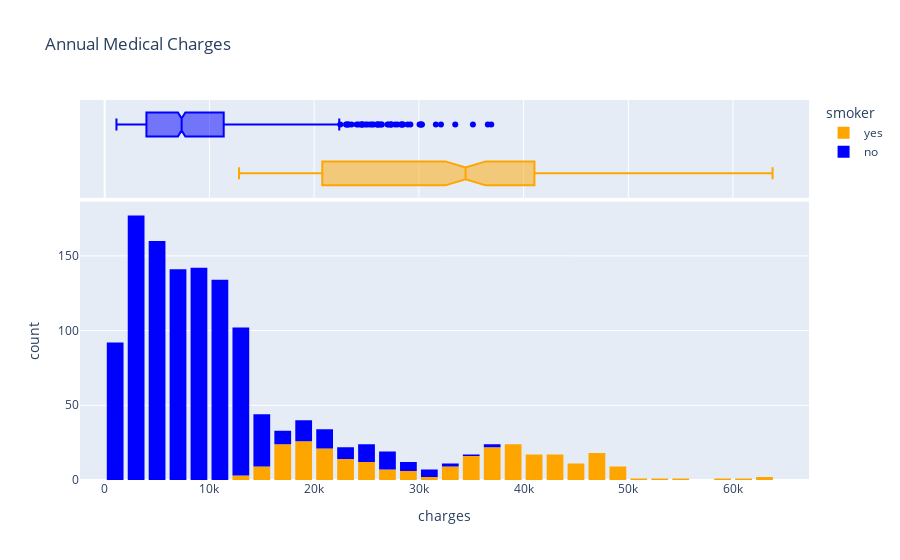

The notebook cell saved with this chart:
### Code cell
# Charges Plotting against smoking habits
fig=px.histogram(medical_df,
                 x='charges',
                 marginal='box',
                 color='smoker',
                 color_discrete_sequence=['orange','blue'],
                 title='Annual Medical Charges')
fig.update_layout(bargap=0.2)
fig.show()

### Figure 1 — Plotly figure (JSON) as saved in the notebook; plotly's stock layout.template omitted (floating-point values rounded to 4 significant figures; data arrays with more than 128 entries replaced by an {"elided": "..."} marker saying what was removed)
{"data": [{"alignmentgroup": "True", "bingroup": "x", "hovertemplate": "smoker=yes<br>charges=%{x}<br>count=%{y}<extra></extra>", "legendgroup": "yes", "marker": {"color": "orange", "pattern": {"shape": ""}}, "name": "yes", "offsetgroup": "yes", "orientation": "v", "showlegend": true, "type": "histogram", "x": {"elided": "274 float values"}, "xaxis": "x", "yaxis": "y"}, {"alignmentgroup": "True", "hovertemplate": "smoker=yes<br>charges=%{x}<extra></extra>", "legendgroup": "yes", "marker": {"color": "orange"}, "name": "yes", "notched": true, "offsetgroup": "yes", "showlegend": false, "type": "box", "x": {"elided": "274 float values"}, "xaxis": "x2", "yaxis": "y2"}, {"alignmentgroup": "True", "bingroup": "x", "hovertemplate": "smoker=no<br>charges=%{x}<br>count=%{y}<extra></extra>", "legendgroup": "no", "marker": {"color": "blue", "pattern": {"shape": ""}}, "name": "no", "offsetgroup": "no", "orientation": "v", "showlegend": true, "type": "histogram", "x": {"elided": "1064 float values"}, "xaxis": "x", "yaxis": "y"}, {"alignmentgroup": "True", "hovertemplate": "smoker=no<br>charges=%{x}<extra></extra>", "legendgroup": "no", "marker": {"color": "blue"}, "name": "no", "notched": true, "offsetgroup": "no", "showlegend": false, "type": "box", "x": {"elided": "1064 float values"}, "xaxis": "x2", "yaxis": "y2"}], "layout": {"bargap": 0.2, "barmode": "relative", "legend": {"title": {"text": "smoker"}, "tracegroupgap": 0}, "title": {"text": "Annual Medical Charges"}, "xaxis": {"anchor": "y", "domain": [0, 1], "title": {"text": "charges"}}, "xaxis2": {"anchor": "y2", "domain": [0, 1], "matches": "x", "showgrid": true, "showticklabels": false}, "yaxis": {"anchor": "x", "domain": [0, 0.7326], "title": {"text": "count"}}, "yaxis2": {"anchor": "x2", "domain": [0.7426, 1], "matches": "y2", "showgrid": false, "showline": false, "showticklabels": false, "ticks": ""}}}
